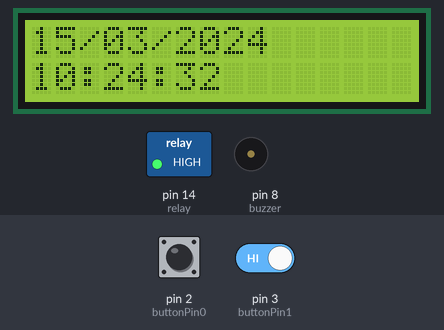
Simulated run of this sketch. Board: Arduino Uno, built with avr-gcc and run on an emulated ATmega328P. Shown: 16×2 character LCD, switched loads named in the sketch (green lamp = pin HIGH), buzzer (waves = sounding). The test bench sets the inputs (shaded band); at power-on: pin 2 (buttonPin0) HIGH, pin 3 (buttonPin1) HIGH. The local clock reads 2024-03-15 10:24:30 at power-on unless the sketch sets it; what the sketch prints to the serial monitor is not drawn.

Above: at 3.3 s.
3.4 s: pin 2 (buttonPin0) pulled LOW for 0.3 s
At 4.6 s:
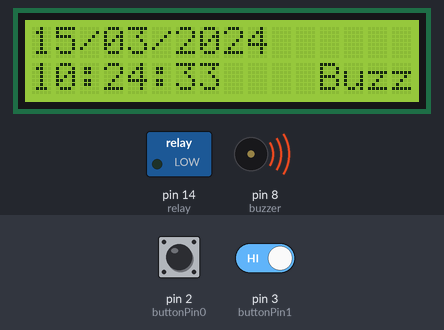
9.9 s: pin 2 (buttonPin0) pulled LOW for 1 s
At 14.9 s:
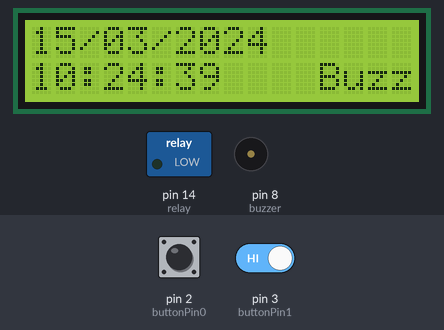
15.5 s: pin 3 (buttonPin1) driven LOW
At 17.7 s:
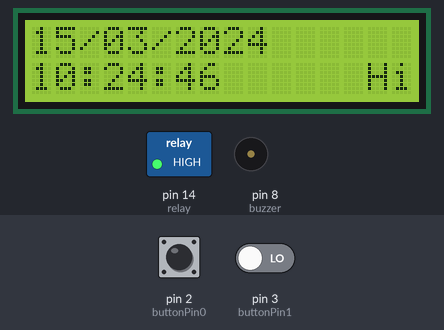
Timing chart, 0 to 19.2 s (numbered marks = the images above; inputs shaded):
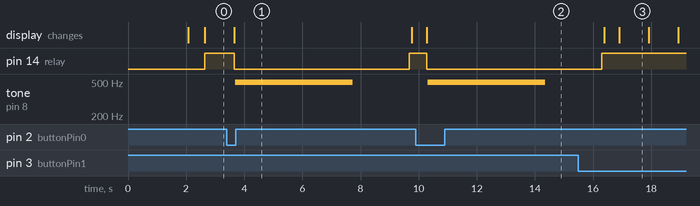

Measured:
- after the input at 3.4 s, pin 14 (relay): HIGH → LOW after 0.25 s, → HIGH 6.0 s later; tone on pin 8 (buzzer): silent → 496 Hz after 0.30 s, → silent 4.0 s later; the display: changes after 0.25 s (image 1)
- after the input at 9.9 s, pin 14 (relay): HIGH → LOW after 0.37 s; tone on pin 8 (buzzer): silent → 496 Hz after 0.42 s, → silent 4.0 s later; the display: changes after 0.37 s (image 2)
- after the input at 15.5 s, the display: first differs from a run without the input after 1.4 s (image 3)
- what the display in image 3 shows lasts 1.0 s, from 16.9 s to 17.9 s

The sketch:

code.ino
```cpp
/*
  16x2 LCD display

  The circuit:
 * LCD RS pin to digital pin 12
 * LCD Enable pin to digital pin 11
 * LCD D4 pin to digital pin 7
 * LCD D5 pin to digital pin 6
 * LCD D6 pin to digital pin 5
 * LCD D7 pin to digital pin 4
 * LCD R/W pin to ground
 * LCD VSS pin to ground
 * LCD VCC pin to 5V
 * 10K resistor:
 * ends to +5V and ground
 * wiper to LCD VO pin (pin 3)

*/

/*
CONNECTIONS:
DS3231 SDA --> SDA (A4)
DS3231 SCL --> SCL (A5)
DS3231 VCC --> 3.3v or 5v
DS3231 GND --> GND
*/

// include the library code:
#include <LiquidCrystal.h>
#include <Wire.h> // must be included here so that Arduino library object file references work
#include <RtcDS3231.h>
// #include <stdio.h>
RtcDS3231<TwoWire> Rtc(Wire);

// initialize the library by associating any needed LCD interface pin
// with the arduino pin number it is connected to
const int rs = 12, en = 11, d4 = 7, d5 = 6, d6 = 5, d7 = 4;
LiquidCrystal lcd(rs, en, d4, d5, d6, d7);
int mode = 1;   // counter for the number of button presses

const int buttonPin0 = 2,buttonPin1 = 3;     // the number of the pushbutton pin
const int relay =  14;      // the number of the LED pin

// variables will change:
volatile int buttonState = 0;         // variable for reading the pushbutton status

int buzzer = 8;//the pin of the active buzzer


void setup() {

  pinMode(buzzer,OUTPUT);//initialize the buzzer pin as an output

  // set up the LCD's number of columns and rows:
  lcd.begin(16, 2);
  // Print a message to the LCD.
  lcd.print("AutoBell - APSIT");
  lcd.setCursor(0,1);
  lcd.print("Design - SVF");
  delay(2000);
  lcd.clear();

//****************RTC*****************
    Serial.begin(9600);

    Serial.print("compiled: ");
    Serial.print(__DATE__);
    Serial.println(__TIME__);

    //--------RTC SETUP ------------
    // if you are using ESP-01 then uncomment the line below to reset the pins to
    // the available pins for SDA, SCL
    // Wire.begin(0, 2); // due to limited pins, use pin 0 and 2 for SDA, SCL

    Rtc.Begin();

    RtcDateTime compiled = RtcDateTime(__DATE__, __TIME__);
    printDateTime(compiled);
    Serial.println();

    if (!Rtc.IsDateTimeValid())
    {
        // Common Cuases:
        //    1) first time you ran and the device wasn't running yet
        //    2) the battery on the device is low or even missing

        Serial.println("RTC lost confidence in the DateTime!");

        // following line sets the RTC to the date & time this sketch was compiled
        // it will also reset the valid flag internally unless the Rtc device is
        // having an issue

        Rtc.SetDateTime(compiled);
    }

    if (!Rtc.GetIsRunning())
    {
        Serial.println("RTC was not actively running, starting now");
        Rtc.SetIsRunning(true);
    }

    RtcDateTime now = Rtc.GetDateTime();
    if (now < compiled)
    {
        Serial.println("RTC is older than compile time!  (Updating DateTime)");
        Rtc.SetDateTime(compiled);
    }
    else if (now > compiled)
    {
        Serial.println("RTC is newer than compile time. (this is expected)");
    }
    else if (now == compiled)
    {
        Serial.println("RTC is the same as compile time! (not expected but all is fine)");
    }

    // never assume the Rtc was last configured by you, so
    // just clear them to your needed state
    Rtc.Enable32kHzPin(false);
    Rtc.SetSquareWavePin(DS3231SquareWavePin_ModeNone);
//**************RTC END*****************

  // initialize the LED pin as an output:
  pinMode(relay, OUTPUT);
  // initialize the pushbutton pin as an input:
  pinMode(buttonPin0, INPUT_PULLUP);
    // initialize the pushbutton pin as an input:
  pinMode(buttonPin1, INPUT_PULLUP);
  // Attach an interrupt to the ISR vector
//   attachInterrupt(0, pin_ISR0, LOW);
  // Attach an interrupt to the ISR vector
//   attachInterrupt(1, pin_ISR1, LOW);
}

void loop() {
  // lcd.begin(16,2);
// lcd.setCursor(0,1);

  //****************RTC*****************
if (!Rtc.IsDateTimeValid())
    {
        // Common Cuases:
        //    1) the battery on the device is low or even missing and the power line was disconnected
        Serial.println("RTC lost confidence in the DateTime!");
    }

    RtcDateTime now = Rtc.GetDateTime();
    printDateTime(now);
    Serial.println();

    // RtcTemperature temp = Rtc.GetTemperature();
    // Serial.print(temp.AsFloat());
    // Serial.println("C");

    delay(500); // ten seconds
  //************RTC END*****************
  // set the cursor to column 0, line 1
  // (note: line 1 is the second row, since counting begins with 0):
  lcd.clear();
  lcdPrintTime(now);

    // read the state of the pushbutton value:
//   buttonState = ;

  // check if the pushbutton is pressed.
  // if it is, the buttonState is HIGH:
//   if (buttonState == LOW) {
    // turn LED on:
    digitalWrite(relay, digitalRead(buttonPin0));
//   }
//   else {
//     // turn LED off:
//     digitalWrite(relay, LOW);
//   }


  // check if the pushbutton is pressed.
  // if it is, the buttonState is HIGH:
  if (digitalRead(buttonPin1) == LOW) {
    lcd.setCursor(14,1);
    lcd.print("Hi");
  }

  if (digitalRead(buttonPin0) == LOW) {
    lcd.setCursor(12,1);
    lcd.print("Buzz");
    shbell();
  }

  int hh = now.Hour();
  int mm = now.Minute();
  int ss = now.Second();

 /*   //Mode Change Code for push button press

  buttonState = digitalRead(sw);
  if (buttonState != lastButtonState) {
    if (buttonState == HIGH)
    {
     if(mode!=4)
        {mode++;}
     else
     {mode=1;};
    }
    }

    delay(50);
    lastButtonState = buttonState;*/


mode=1;
//Mode Definition with preset times
  switch (mode) {
    case 1:
      {
        if (hh == 10 && mm == 50 && ss< 2)
          shbell();
        else if (hh == 11 && mm == 00 && ss< 2)
          longbell();
        else if (hh == 12 && mm == 00 && ss< 2)
          shbell();
        else if (hh == 13 && mm == 00 && ss< 2)
          shbell();
        else if (hh == 13 && mm == 50 && ss< 2)
          medbell();
        else if (hh == 14 && mm == 00 && ss< 2)
          longbell();
        else if (hh == 14 && mm == 50 && ss< 2)
          shbell();
        else if (hh == 15 && mm == 00 && ss< 2)
          longbell();
        else if (hh == 16 && mm == 00 && ss< 2)
          shbell();
        else if (hh == 17 && mm == 00 && ss< 2)
          shbell();
        else if (hh == 17 && mm == 50 && ss< 2)
          shbell();
        else if (hh == 18 && mm == 00 && ss< 2)
        longbell();
        else
        off();
      }

      break;

    case 2:
      {if (hh == 16 && mm == 30 && ss< 2)
          longbell();
        else if (hh == 16 && mm == 32 && ss< 2)
          medbell();
        else if (hh == 16 && mm == 34 && ss< 2)
          medbell();
        else if (hh == 16 && mm == 36 && ss< 2)
          medbell();
        else if (hh == 16 && mm == 38 && ss< 2)
          medbell();
        else if (hh == 16 && mm == 40 && ss< 2)
          medbell();
        else if (hh == 15 && mm == 30)
          medbell();
        else if (hh == 16 && mm == 300)
          medbell();
        else
        off();}
      break;

    case 3:
      {
         if (hh == 9 && mm == 15)
          shbell();
        else if (hh == 9 && mm == 20)
          medbell();
        else if (hh == 9 && mm == 30)
          longbell();
        else if (hh == 10 && mm == 00)
          shbell();
        else if (hh == 12 && mm == 20)
          shbell();
        else if (hh == 12 && mm == 30)
         longbell();
        else if (hh == 13 && mm == 45)
          shbell();
        else if (hh == 13 && mm == 50)
          medbell();
        else if (hh == 14 && mm == 00)
          longbell();
        else if (hh == 14 && mm == 30)
          shbell();
        else if (hh == 16 && mm == 50)
          shbell();
       else if (hh == 17 && mm == 00)
        longbell();
        else
        off();
      }

      break;

    case 4:
      {
        if (hh == 9 && mm == 00)
          longbell();
        else if (hh == 9 && mm == 30)
          medbell();
        else if (hh == 13 && mm == 00)
          longbell();
          else if (hh == 14 && mm == 00)
          medbell();
        else if (hh == 17 && mm == 00)
          longbell();
       else
       off();
      }

      break;
  }//switch statement ends here
}

#define countof(a) (sizeof(a) / sizeof(a[0]))

void printDateTime(const RtcDateTime& dt)
{
    char datestring[20];

    snprintf_P(datestring,
            countof(datestring),
            PSTR("%02u/%02u/%04u %02u:%02u:%02u"),
            dt.Month(),
            dt.Day(),
            dt.Year(),
            dt.Hour(),
            dt.Minute(),
            dt.Second() );
    Serial.print(datestring);
}

void lcdPrintTime(const RtcDateTime& now){
    char tbs[16];
    char tbs1[16];

    sprintf(tbs, "%02u/%02u/%04u",now.Day(),now.Month(),now.Year());
    lcd.setCursor(0,0);
    lcd.print(tbs);
    sprintf(tbs1, "%02u:%02u:%02u",now.Hour(),now.Minute(),now.Second());
    lcd.setCursor(0,1);
    lcd.print(tbs1);
}

void pin_ISR0() {
  buttonState = digitalRead(buttonPin0);
  digitalWrite(relay, buttonState);
}

void pin_ISR1() {
    lcd.setCursor(14,1);
    lcd.print("Hi");
}

void shbell() {
    digitalWrite(relay, 0);           //Switches relay on
    buzz();
    delay(2000);                     //waits for 5 seconds
    digitalWrite(relay, 1);           //switches relay off
    delay(10);
    lcd.begin(16, 2);
    delay(10);
}

void medbell() {
    digitalWrite(relay, 0);           //Switches relay on
    buzz();
    delay(4000);                     //waits for 7 seconds
    digitalWrite(relay, 1);           //switches relay off
    delay(10);
    lcd.begin(16, 2);
    delay(10);
}

void longbell() {
  digitalWrite(relay, 0);           //Switches relay on
  buzz();
  delay(7000);                     //waits for 10 seconds
  digitalWrite(relay, 1);           //switches relay off
  delay(10);
  lcd.begin(16, 2);
  delay(10);

}

void off() {
    digitalWrite(relay, HIGH);
}

void buzz(){
  int i;
  Serial.println("Buzz");
  for(i=0;i<2000;i++){
  digitalWrite(buzzer,HIGH);
  delay(1);//wait for 1ms
  digitalWrite(buzzer,LOW);
  delay(1);//wait for 1ms
  }
}
```
